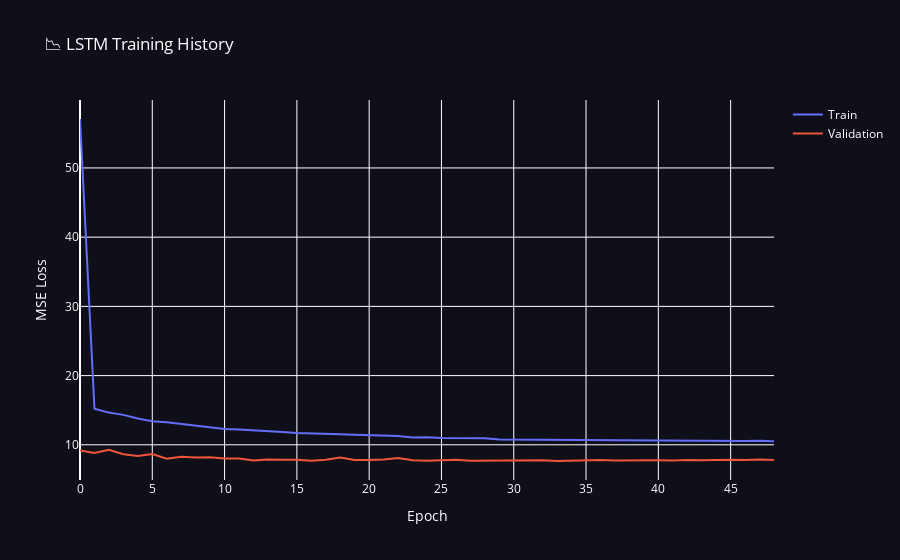

Notebook code for this chart:
### Code cell
# Plot training history
fig = go.Figure()
fig.add_trace(go.Scatter(y=history['train_loss'], name='Train'))
fig.add_trace(go.Scatter(y=history['val_loss'], name='Validation'))
fig.update_layout(title='📉 LSTM Training History', xaxis_title='Epoch', yaxis_title='MSE Loss',
                  paper_bgcolor='#0f0f1a', plot_bgcolor='#0f0f1a', font_color='white')
fig.show()

### Figure 1 — Plotly figure (JSON) as saved in the notebook; plotly's stock layout.template omitted (floating-point values rounded to 4 significant figures)
{"data": [{"name": "Train", "type": "scatter", "y": [57.07, 15.23, 14.65, 14.33, 13.79, 13.42, 13.25, 13.0, 12.69, 12.47, 12.28, 12.2, 12.05, 11.96, 11.84, 11.71, 11.62, 11.59, 11.53, 11.44, 11.38, 11.27, 11.29, 11.07, 11.1, 11.0, 10.97, 10.93, 10.94, 10.78, 10.77, 10.68, 10.77, 10.65, 10.66, 10.66, 10.69, 10.69, 10.69, 10.67, 10.61, 10.59, 10.6, 10.54, 10.57, 10.55, 10.54, 10.6, 10.52]}, {"name": "Validation", "type": "scatter", "y": [9.171, 8.81, 9.266, 8.639, 8.391, 8.679, 8.0, 8.258, 8.172, 8.209, 8.026, 8.026, 7.745, 7.869, 7.844, 7.826, 7.69, 7.842, 8.167, 7.812, 7.821, 7.881, 8.077, 7.77, 7.698, 7.736, 7.84, 7.711, 7.735, 7.767, 7.69, 7.726, 7.756, 7.661, 7.722, 7.824, 7.791, 7.724, 7.756, 7.748, 7.759, 7.736, 7.82, 7.762, 7.812, 7.837, 7.801, 7.875, 7.797]}], "layout": {"font": {"color": "white"}, "paper_bgcolor": "#0f0f1a", "plot_bgcolor": "#0f0f1a", "title": {"text": "📉 LSTM Training History"}, "xaxis": {"title": {"text": "Epoch"}}, "yaxis": {"title": {"text": "MSE Loss"}}}}
